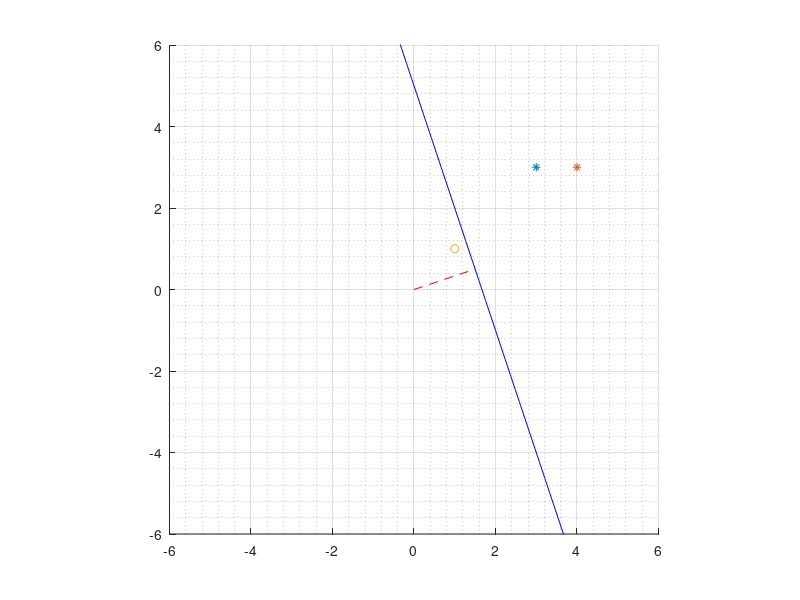

The MATLAB source for this figure:
data_set=[
    3 3 1 1;
    4 3 1 2;
    1 1 -1 3;
];
hold on;
axis([-6 6 -6 6]);
axis equal;
grid on;
grid minor;
point_symbol=['o';'*'];
x=linspace(-6,6);
[r,c]=size(data_set);
for l=1: r
    plot(data_set(l,1),data_set(l,2),point_symbol((data_set(l,3)+3)/2))
end

w=[0 0];
b=0;
flag=1;
i=1;
count=[];
learning_rate=0.5;
w_list=[];
% while flag
hs=plot(0,0);
hf=plot(0,0);
while flag==1
    pause(0.5);
    delete(hs);
    delete(hf);
    h=w*data_set(i,1:2)'+b;
    if h*data_set(i,3)<=0
        w=w+data_set(i,1:2)*data_set(i,3)*learning_rate;
        b=b+learning_rate*data_set(i,3);
        w_list=[w_list;w data_set(i,4) b];
        if any(count==i)
            count(count==i)=[];
        end
    else
        count(i)=i;
    end
    hs=plot([0 w(1)],[0 w(2)],'--r');
    hf=plot(x,(-x*w(1)-b)/w(2),'-b');
    i=mod(i+1,3)+1;
    if length(count)==r
        flag=0;
    end
end
%         if count~=0
%             count=count-1;
%         end
%     else
%         count=count+1;
%     end
%     i=mod(i+1,3)+1;
%     if count==3
%         flag=0;
%     end
% end

